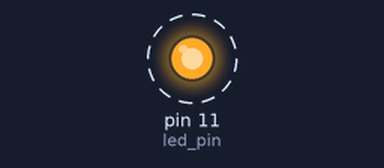
Simulated run of this program. Board: Raspberry Pi (header pin numbers). Shown: output pins drawn as LEDs (lit = HIGH). Dashed ring = blinking. What the program prints to the terminal is not drawn.

Above: at 0.05 s.
Timing chart, 0 to 3.0 s (numbered marks = the images above):
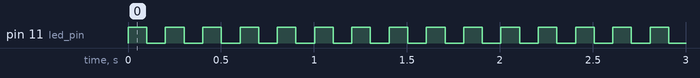

Measured:
- by itself, pin 11 (led_pin): alternates HIGH for 0.10 s and LOW for 0.10 s

The program:

Blink.py
```python
#!/usr/bin/env python3
########################################################################
# Filename    : Blink.py
# Description : Basic usage of GPIO. Let led blink.
# auther      : www.freenove.com
# modification: 2019/12/28
########################################################################
import RPi.GPIO as GPIO
import time

led_pin = 11    # define ledPin

def setup():
    GPIO.setmode(GPIO.BOARD)       # use PHYSICAL GPIO Numbering
    GPIO.setup(led_pin, GPIO.OUT)   # set the ledPin to OUTPUT mode
    GPIO.output(led_pin, GPIO.LOW)  # make ledPin output LOW level
    print(f'using pin {led_pin}')

def loop():
    while True:
        GPIO.output(led_pin, GPIO.HIGH)  # make ledPin output HIGH level to turn on led
        print ('led turned on >>>')     # print information on terminal
        time.sleep(0.1)                   # Wait for 1 second
        GPIO.output(led_pin, GPIO.LOW)   # make ledPin output LOW level to turn off led
        print ('led turned off <<<')
        time.sleep(0.1)                   # Wait for 1 second

def destroy():
    GPIO.cleanup()                      # Release all GPIO

if __name__ == '__main__':    # Program entrance
    print ('Program is starting ... \n')
    setup()
    try:
        loop()
    except KeyboardInterrupt:   # Press ctrl-c to end the program.
        destroy()
```
